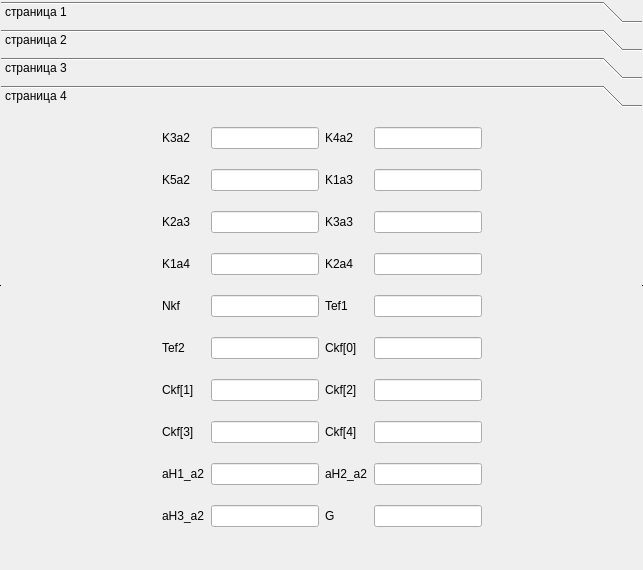
<?xml version="1.0" encoding="UTF-8"?>
<ui version="4.0">
 <class>ParamTable</class>
 <widget class="QToolBox" name="ParamTable">
  <property name="enabled">
   <bool>true</bool>
  </property>
  <property name="geometry">
   <rect>
    <x>0</x>
    <y>0</y>
    <width>643</width>
    <height>570</height>
   </rect>
  </property>
  <property name="windowTitle">
   <string>ToolBox</string>
  </property>
  <property name="toolTip">
   <string>&lt;html&gt;&lt;head/&gt;&lt;body&gt;&lt;p&gt;&lt;br/&gt;&lt;/p&gt;&lt;p&gt;&lt;br/&gt;&lt;/p&gt;&lt;/body&gt;&lt;/html&gt;</string>
  </property>
  <property name="frameShape">
   <enum>QFrame::HLine</enum>
  </property>
  <property name="currentIndex">
   <number>3</number>
  </property>
  <widget class="QWidget" name="page_01">
   <property name="geometry">
    <rect>
     <x>0</x>
     <y>0</y>
     <width>641</width>
     <height>444</height>
    </rect>
   </property>
   <attribute name="label">
    <string>страница 1</string>
   </attribute>
   <widget class="QWidget" name="verticalLayoutWidget">
    <property name="geometry">
     <rect>
      <x>10</x>
      <y>0</y>
      <width>621</width>
      <height>431</height>
     </rect>
    </property>
    <layout class="QHBoxLayout" name="horizontalLayout">
     <item>
      <spacer name="horizontalSpacer_2">
       <property name="orientation">
        <enum>Qt::Horizontal</enum>
       </property>
       <property name="sizeHint" stdset="0">
        <size>
         <width>40</width>
         <height>20</height>
        </size>
       </property>
      </spacer>
     </item>
     <item>
      <layout class="QGridLayout" name="gridLayout">
       <item row="3" column="2">
        <widget class="QLineEdit" name="lineEdit_05"/>
       </item>
       <item row="5" column="0">
        <widget class="QLabel" name="label_5">
         <property name="text">
          <string>K2t1c</string>
         </property>
        </widget>
       </item>
       <item row="7" column="0">
        <widget class="QLabel" name="label_7">
         <property name="text">
          <string>K2t2</string>
         </property>
        </widget>
       </item>
       <item row="2" column="4">
        <widget class="QLineEdit" name="lineEdit_04"/>
       </item>
       <item row="6" column="0">
        <widget class="QLabel" name="label_6">
         <property name="text">
          <string>K2t1c</string>
         </property>
        </widget>
       </item>
       <item row="8" column="0">
        <widget class="QLabel" name="label_8">
         <property name="text">
          <string>K2t2c</string>
         </property>
        </widget>
       </item>
       <item row="4" column="4">
        <widget class="QLineEdit" name="lineEdit_08"/>
       </item>
       <item row="3" column="0">
        <widget class="QLabel" name="label_3">
         <property name="text">
          <string>CF1</string>
         </property>
        </widget>
       </item>
       <item row="10" column="4">
        <widget class="QLineEdit" name="lineEdit_20"/>
       </item>
       <item row="2" column="0">
        <widget class="QLabel" name="label">
         <property name="text">
          <string>a3*</string>
         </property>
        </widget>
       </item>
       <item row="7" column="4">
        <widget class="QLineEdit" name="lineEdit_14"/>
       </item>
       <item row="3" column="4">
        <widget class="QLineEdit" name="lineEdit_06"/>
       </item>
       <item row="2" column="3">
        <widget class="QLabel" name="label_12">
         <property name="text">
          <string>0</string>
         </property>
        </widget>
       </item>
       <item row="5" column="4">
        <widget class="QLineEdit" name="lineEdit_10"/>
       </item>
       <item row="8" column="4">
        <widget class="QLineEdit" name="lineEdit_16"/>
       </item>
       <item row="10" column="0">
        <widget class="QLabel" name="label_10">
         <property name="text">
          <string>Ct</string>
         </property>
        </widget>
       </item>
       <item row="9" column="0">
        <widget class="QLabel" name="label_9">
         <property name="text">
          <string>Tmax,C</string>
         </property>
        </widget>
       </item>
       <item row="9" column="4">
        <widget class="QLineEdit" name="lineEdit_18"/>
       </item>
       <item row="6" column="4">
        <widget class="QLineEdit" name="lineEdit_12"/>
       </item>
       <item row="4" column="0">
        <widget class="QLabel" name="label_4">
         <property name="text">
          <string>CF3</string>
         </property>
        </widget>
       </item>
       <item row="6" column="2">
        <widget class="QLineEdit" name="lineEdit_11"/>
       </item>
       <item row="8" column="2">
        <widget class="QLineEdit" name="lineEdit_15"/>
       </item>
       <item row="4" column="2">
        <widget class="QLineEdit" name="lineEdit_07"/>
       </item>
       <item row="10" column="2">
        <widget class="QLineEdit" name="lineEdit_19"/>
       </item>
       <item row="5" column="2">
        <widget class="QLineEdit" name="lineEdit_09"/>
       </item>
       <item row="9" column="2">
        <widget class="QLineEdit" name="lineEdit_17"/>
       </item>
       <item row="7" column="2">
        <widget class="QLineEdit" name="lineEdit_13"/>
       </item>
       <item row="2" column="2">
        <widget class="QLineEdit" name="lineEdit_03"/>
       </item>
       <item row="4" column="3">
        <widget class="QLabel" name="label_14">
         <property name="text">
          <string>K1t1</string>
         </property>
        </widget>
       </item>
       <item row="3" column="3">
        <widget class="QLabel" name="label_13">
         <property name="text">
          <string>CF2</string>
         </property>
        </widget>
       </item>
       <item row="5" column="3">
        <widget class="QLabel" name="label_15">
         <property name="text">
          <string>K1t1c</string>
         </property>
        </widget>
       </item>
       <item row="6" column="3">
        <widget class="QLabel" name="label_16">
         <property name="text">
          <string>K1t2</string>
         </property>
        </widget>
       </item>
       <item row="8" column="3">
        <widget class="QLabel" name="label_18">
         <property name="text">
          <string>Tmin,C</string>
         </property>
        </widget>
       </item>
       <item row="7" column="3">
        <widget class="QLabel" name="label_17">
         <property name="text">
          <string>K1t2c</string>
         </property>
        </widget>
       </item>
       <item row="9" column="3">
        <widget class="QLabel" name="label_19">
         <property name="text">
          <string>T0,C</string>
         </property>
        </widget>
       </item>
       <item row="10" column="3">
        <widget class="QLabel" name="label_20">
         <property name="text">
          <string>Cw</string>
         </property>
        </widget>
       </item>
       <item row="1" column="2">
        <widget class="QLineEdit" name="lineEdit_01"/>
       </item>
       <item row="1" column="3">
        <widget class="QLabel" name="label_11">
         <property name="text">
          <string>Tkf, cт</string>
         </property>
        </widget>
       </item>
       <item row="1" column="0">
        <widget class="QLabel" name="label_2">
         <property name="text">
          <string>Tэф,ст</string>
         </property>
        </widget>
       </item>
       <item row="1" column="4">
        <widget class="QLineEdit" name="lineEdit_02"/>
       </item>
      </layout>
     </item>
     <item>
      <spacer name="horizontalSpacer">
       <property name="orientation">
        <enum>Qt::Horizontal</enum>
       </property>
       <property name="sizeHint" stdset="0">
        <size>
         <width>40</width>
         <height>20</height>
        </size>
       </property>
      </spacer>
     </item>
    </layout>
   </widget>
  </widget>
  <widget class="QWidget" name="page_02">
   <property name="geometry">
    <rect>
     <x>0</x>
     <y>0</y>
     <width>641</width>
     <height>444</height>
    </rect>
   </property>
   <attribute name="label">
    <string>страница 2</string>
   </attribute>
   <widget class="QWidget" name="horizontalLayoutWidget">
    <property name="geometry">
     <rect>
      <x>10</x>
      <y>0</y>
      <width>621</width>
      <height>431</height>
     </rect>
    </property>
    <layout class="QHBoxLayout" name="horizontalLayout_2">
     <item>
      <spacer name="horizontalSpacer_4">
       <property name="orientation">
        <enum>Qt::Horizontal</enum>
       </property>
       <property name="sizeHint" stdset="0">
        <size>
         <width>40</width>
         <height>20</height>
        </size>
       </property>
      </spacer>
     </item>
     <item>
      <layout class="QGridLayout" name="gridLayout_2">
       <item row="2" column="2">
        <widget class="QLineEdit" name="lineEdit_23"/>
       </item>
       <item row="3" column="2">
        <widget class="QLineEdit" name="lineEdit_25"/>
       </item>
       <item row="5" column="0">
        <widget class="QLabel" name="label_21">
         <property name="text">
          <string>aH1[5]</string>
         </property>
        </widget>
       </item>
       <item row="7" column="0">
        <widget class="QLabel" name="label_22">
         <property name="text">
          <string>aH1[9]</string>
         </property>
        </widget>
       </item>
       <item row="2" column="4">
        <widget class="QLineEdit" name="lineEdit_24"/>
       </item>
       <item row="6" column="0">
        <widget class="QLabel" name="label_23">
         <property name="text">
          <string>aH1[7]</string>
         </property>
        </widget>
       </item>
       <item row="8" column="0">
        <widget class="QLabel" name="label_24">
         <property name="text">
          <string>aH2[0]</string>
         </property>
        </widget>
       </item>
       <item row="4" column="4">
        <widget class="QLineEdit" name="lineEdit_28"/>
       </item>
       <item row="10" column="4">
        <widget class="QLineEdit" name="lineEdit_40"/>
       </item>
       <item row="2" column="0">
        <widget class="QLabel" name="label_26">
         <property name="text">
          <string>H0</string>
         </property>
        </widget>
       </item>
       <item row="3" column="0">
        <widget class="QLabel" name="label_25">
         <property name="text">
          <string>aH1[1]</string>
         </property>
        </widget>
       </item>
       <item row="3" column="4">
        <widget class="QLineEdit" name="lineEdit_26"/>
       </item>
       <item row="7" column="4">
        <widget class="QLineEdit" name="lineEdit_34"/>
       </item>
       <item row="5" column="4">
        <widget class="QLineEdit" name="lineEdit_30"/>
       </item>
       <item row="8" column="4">
        <widget class="QLineEdit" name="lineEdit_36"/>
       </item>
       <item row="9" column="4">
        <widget class="QLineEdit" name="lineEdit_38"/>
       </item>
       <item row="10" column="0">
        <widget class="QLabel" name="label_27">
         <property name="text">
          <string>aH2[4]</string>
         </property>
        </widget>
       </item>
       <item row="9" column="0">
        <widget class="QLabel" name="label_28">
         <property name="text">
          <string>aH2[2]</string>
         </property>
        </widget>
       </item>
       <item row="6" column="4">
        <widget class="QLineEdit" name="lineEdit_32"/>
       </item>
       <item row="8" column="2">
        <widget class="QLineEdit" name="lineEdit_35"/>
       </item>
       <item row="4" column="0">
        <widget class="QLabel" name="label_29">
         <property name="text">
          <string>aH1[3]</string>
         </property>
        </widget>
       </item>
       <item row="10" column="2">
        <widget class="QLineEdit" name="lineEdit_39"/>
       </item>
       <item row="5" column="2">
        <widget class="QLineEdit" name="lineEdit_29"/>
       </item>
       <item row="6" column="2">
        <widget class="QLineEdit" name="lineEdit_31"/>
       </item>
       <item row="4" column="2">
        <widget class="QLineEdit" name="lineEdit_27"/>
       </item>
       <item row="7" column="2">
        <widget class="QLineEdit" name="lineEdit_33"/>
       </item>
       <item row="9" column="2">
        <widget class="QLineEdit" name="lineEdit_37"/>
       </item>
       <item row="2" column="3">
        <widget class="QLabel" name="label_30">
         <property name="text">
          <string>aH1[0]</string>
         </property>
        </widget>
       </item>
       <item row="4" column="3">
        <widget class="QLabel" name="label_32">
         <property name="text">
          <string>aH1[4]</string>
         </property>
        </widget>
       </item>
       <item row="3" column="3">
        <widget class="QLabel" name="label_31">
         <property name="text">
          <string>aH1[2]</string>
         </property>
        </widget>
       </item>
       <item row="5" column="3">
        <widget class="QLabel" name="label_33">
         <property name="text">
          <string>aH1[6]</string>
         </property>
        </widget>
       </item>
       <item row="6" column="3">
        <widget class="QLabel" name="label_34">
         <property name="text">
          <string>aH1[8]</string>
         </property>
        </widget>
       </item>
       <item row="7" column="3">
        <widget class="QLabel" name="label_35">
         <property name="text">
          <string>aH[10]</string>
         </property>
        </widget>
       </item>
       <item row="8" column="3">
        <widget class="QLabel" name="label_36">
         <property name="text">
          <string>aH2[1]</string>
         </property>
        </widget>
       </item>
       <item row="9" column="3">
        <widget class="QLabel" name="label_37">
         <property name="text">
          <string>aH2[3]</string>
         </property>
        </widget>
       </item>
       <item row="10" column="3">
        <widget class="QLabel" name="label_38">
         <property name="text">
          <string>aH2[5]</string>
         </property>
        </widget>
       </item>
       <item row="1" column="2">
        <widget class="QLineEdit" name="lineEdit_21"/>
       </item>
       <item row="1" column="3">
        <widget class="QLabel" name="label_39">
         <property name="text">
          <string>Kh</string>
         </property>
        </widget>
       </item>
       <item row="1" column="0">
        <widget class="QLabel" name="label_40">
         <property name="text">
          <string>Kh0</string>
         </property>
        </widget>
       </item>
       <item row="1" column="4">
        <widget class="QLineEdit" name="lineEdit_22"/>
       </item>
      </layout>
     </item>
     <item>
      <spacer name="horizontalSpacer_3">
       <property name="orientation">
        <enum>Qt::Horizontal</enum>
       </property>
       <property name="sizeHint" stdset="0">
        <size>
         <width>40</width>
         <height>20</height>
        </size>
       </property>
      </spacer>
     </item>
    </layout>
   </widget>
  </widget>
  <widget class="QWidget" name="page_03">
   <property name="geometry">
    <rect>
     <x>0</x>
     <y>0</y>
     <width>641</width>
     <height>444</height>
    </rect>
   </property>
   <attribute name="label">
    <string>страница 3</string>
   </attribute>
   <widget class="QWidget" name="horizontalLayoutWidget_2">
    <property name="geometry">
     <rect>
      <x>10</x>
      <y>0</y>
      <width>621</width>
      <height>431</height>
     </rect>
    </property>
    <layout class="QHBoxLayout" name="horizontalLayout_3">
     <item>
      <spacer name="horizontalSpacer_6">
       <property name="orientation">
        <enum>Qt::Horizontal</enum>
       </property>
       <property name="sizeHint" stdset="0">
        <size>
         <width>40</width>
         <height>20</height>
        </size>
       </property>
      </spacer>
     </item>
     <item>
      <layout class="QGridLayout" name="gridLayout_3">
       <item row="3" column="2">
        <widget class="QLineEdit" name="lineEdit_45"/>
       </item>
       <item row="5" column="0">
        <widget class="QLabel" name="label_41">
         <property name="text">
          <string>aH3[3]</string>
         </property>
        </widget>
       </item>
       <item row="7" column="0">
        <widget class="QLabel" name="label_42">
         <property name="text">
          <string>aH3[7]</string>
         </property>
        </widget>
       </item>
       <item row="2" column="4">
        <widget class="QLineEdit" name="lineEdit_44"/>
       </item>
       <item row="6" column="0">
        <widget class="QLabel" name="label_43">
         <property name="text">
          <string>aH3[5]</string>
         </property>
        </widget>
       </item>
       <item row="8" column="0">
        <widget class="QLabel" name="label_44">
         <property name="text">
          <string>aH3[9]</string>
         </property>
        </widget>
       </item>
       <item row="4" column="4">
        <widget class="QLineEdit" name="lineEdit_48"/>
       </item>
       <item row="10" column="4">
        <widget class="QLineEdit" name="lineEdit_60"/>
       </item>
       <item row="3" column="0">
        <widget class="QLabel" name="label_45">
         <property name="text">
          <string>aH2[10]</string>
         </property>
        </widget>
       </item>
       <item row="2" column="0">
        <widget class="QLabel" name="label_46">
         <property name="text">
          <string>aH2[8]</string>
         </property>
        </widget>
       </item>
       <item row="7" column="4">
        <widget class="QLineEdit" name="lineEdit_54"/>
       </item>
       <item row="3" column="4">
        <widget class="QLineEdit" name="lineEdit_46"/>
       </item>
       <item row="8" column="4">
        <widget class="QLineEdit" name="lineEdit_56"/>
       </item>
       <item row="5" column="4">
        <widget class="QLineEdit" name="lineEdit_50"/>
       </item>
       <item row="10" column="0">
        <widget class="QLabel" name="label_47">
         <property name="text">
          <string>K1a2</string>
         </property>
        </widget>
       </item>
       <item row="9" column="4">
        <widget class="QLineEdit" name="lineEdit_58"/>
       </item>
       <item row="6" column="4">
        <widget class="QLineEdit" name="lineEdit_52"/>
       </item>
       <item row="9" column="0">
        <widget class="QLabel" name="label_48">
         <property name="text">
          <string>K2w</string>
         </property>
        </widget>
       </item>
       <item row="4" column="0">
        <widget class="QLabel" name="label_49">
         <property name="text">
          <string>aH3[1]</string>
         </property>
        </widget>
       </item>
       <item row="8" column="2">
        <widget class="QLineEdit" name="lineEdit_55"/>
       </item>
       <item row="10" column="2">
        <widget class="QLineEdit" name="lineEdit_59"/>
       </item>
       <item row="6" column="2">
        <widget class="QLineEdit" name="lineEdit_51"/>
       </item>
       <item row="4" column="2">
        <widget class="QLineEdit" name="lineEdit_47"/>
       </item>
       <item row="5" column="2">
        <widget class="QLineEdit" name="lineEdit_49"/>
       </item>
       <item row="9" column="2">
        <widget class="QLineEdit" name="lineEdit_57"/>
       </item>
       <item row="7" column="2">
        <widget class="QLineEdit" name="lineEdit_53"/>
       </item>
       <item row="2" column="2">
        <widget class="QLineEdit" name="lineEdit_43"/>
       </item>
       <item row="2" column="3">
        <widget class="QLabel" name="label_50">
         <property name="text">
          <string>aH2[9]</string>
         </property>
        </widget>
       </item>
       <item row="3" column="3">
        <widget class="QLabel" name="label_51">
         <property name="text">
          <string>aH3[0]</string>
         </property>
        </widget>
       </item>
       <item row="4" column="3">
        <widget class="QLabel" name="label_52">
         <property name="text">
          <string>aH3[2]</string>
         </property>
        </widget>
       </item>
       <item row="5" column="3">
        <widget class="QLabel" name="label_53">
         <property name="text">
          <string>aH3[4]</string>
         </property>
        </widget>
       </item>
       <item row="6" column="3">
        <widget class="QLabel" name="label_54">
         <property name="text">
          <string>aH3[6]</string>
         </property>
        </widget>
       </item>
       <item row="7" column="3">
        <widget class="QLabel" name="label_55">
         <property name="text">
          <string>aH3[8]</string>
         </property>
        </widget>
       </item>
       <item row="8" column="3">
        <widget class="QLabel" name="label_56">
         <property name="text">
          <string>aH3[10]</string>
         </property>
        </widget>
       </item>
       <item row="9" column="3">
        <widget class="QLabel" name="label_57">
         <property name="text">
          <string>K3w</string>
         </property>
        </widget>
       </item>
       <item row="10" column="3">
        <widget class="QLabel" name="label_58">
         <property name="text">
          <string>K2a2</string>
         </property>
        </widget>
       </item>
       <item row="1" column="2">
        <widget class="QLineEdit" name="lineEdit_41"/>
       </item>
       <item row="1" column="3">
        <widget class="QLabel" name="label_59">
         <property name="text">
          <string>aH2[7]</string>
         </property>
        </widget>
       </item>
       <item row="1" column="0">
        <widget class="QLabel" name="label_60">
         <property name="text">
          <string>aH2[6]</string>
         </property>
        </widget>
       </item>
       <item row="1" column="4">
        <widget class="QLineEdit" name="lineEdit_42"/>
       </item>
      </layout>
     </item>
     <item>
      <spacer name="horizontalSpacer_5">
       <property name="orientation">
        <enum>Qt::Horizontal</enum>
       </property>
       <property name="sizeHint" stdset="0">
        <size>
         <width>40</width>
         <height>20</height>
        </size>
       </property>
      </spacer>
     </item>
    </layout>
   </widget>
  </widget>
  <widget class="QWidget" name="page_04">
   <property name="geometry">
    <rect>
     <x>0</x>
     <y>0</y>
     <width>641</width>
     <height>444</height>
    </rect>
   </property>
   <attribute name="label">
    <string>страница 4</string>
   </attribute>
   <widget class="QWidget" name="horizontalLayoutWidget_3">
    <property name="geometry">
     <rect>
      <x>10</x>
      <y>0</y>
      <width>621</width>
      <height>431</height>
     </rect>
    </property>
    <layout class="QHBoxLayout" name="horizontalLayout_4">
     <item>
      <spacer name="horizontalSpacer_8">
       <property name="orientation">
        <enum>Qt::Horizontal</enum>
       </property>
       <property name="sizeHint" stdset="0">
        <size>
         <width>40</width>
         <height>20</height>
        </size>
       </property>
      </spacer>
     </item>
     <item>
      <layout class="QGridLayout" name="gridLayout_4">
       <item row="4" column="4">
        <widget class="QLineEdit" name="lineEdit_68"/>
       </item>
       <item row="10" column="4">
        <widget class="QLineEdit" name="lineEdit_80"/>
       </item>
       <item row="3" column="2">
        <widget class="QLineEdit" name="lineEdit_65"/>
       </item>
       <item row="5" column="0">
        <widget class="QLabel" name="label_61">
         <property name="text">
          <string>Nkf</string>
         </property>
        </widget>
       </item>
       <item row="7" column="0">
        <widget class="QLabel" name="label_62">
         <property name="text">
          <string>Ckf[1]</string>
         </property>
        </widget>
       </item>
       <item row="2" column="4">
        <widget class="QLineEdit" name="lineEdit_64"/>
       </item>
       <item row="6" column="0">
        <widget class="QLabel" name="label_63">
         <property name="text">
          <string>Tef2</string>
         </property>
        </widget>
       </item>
       <item row="8" column="0">
        <widget class="QLabel" name="label_64">
         <property name="text">
          <string>Ckf[3]</string>
         </property>
        </widget>
       </item>
       <item row="3" column="0">
        <widget class="QLabel" name="label_65">
         <property name="text">
          <string>K2a3</string>
         </property>
        </widget>
       </item>
       <item row="2" column="0">
        <widget class="QLabel" name="label_66">
         <property name="text">
          <string>K5a2</string>
         </property>
        </widget>
       </item>
       <item row="7" column="4">
        <widget class="QLineEdit" name="lineEdit_74"/>
       </item>
       <item row="3" column="4">
        <widget class="QLineEdit" name="lineEdit_66"/>
       </item>
       <item row="5" column="4">
        <widget class="QLineEdit" name="lineEdit_70"/>
       </item>
       <item row="8" column="4">
        <widget class="QLineEdit" name="lineEdit_76"/>
       </item>
       <item row="9" column="4">
        <widget class="QLineEdit" name="lineEdit_78"/>
       </item>
       <item row="6" column="4">
        <widget class="QLineEdit" name="lineEdit_72"/>
       </item>
       <item row="10" column="0">
        <widget class="QLabel" name="label_67">
         <property name="text">
          <string>aH3_a2</string>
         </property>
        </widget>
       </item>
       <item row="9" column="0">
        <widget class="QLabel" name="label_68">
         <property name="text">
          <string>aH1_a2</string>
         </property>
        </widget>
       </item>
       <item row="4" column="0">
        <widget class="QLabel" name="label_69">
         <property name="text">
          <string>K1a4</string>
         </property>
        </widget>
       </item>
       <item row="8" column="2">
        <widget class="QLineEdit" name="lineEdit_75"/>
       </item>
       <item row="10" column="2">
        <widget class="QLineEdit" name="lineEdit_79"/>
       </item>
       <item row="4" column="2">
        <widget class="QLineEdit" name="lineEdit_67"/>
       </item>
       <item row="5" column="2">
        <widget class="QLineEdit" name="lineEdit_69"/>
       </item>
       <item row="2" column="2">
        <widget class="QLineEdit" name="lineEdit_63"/>
       </item>
       <item row="9" column="2">
        <widget class="QLineEdit" name="lineEdit_77"/>
       </item>
       <item row="7" column="2">
        <widget class="QLineEdit" name="lineEdit_73"/>
       </item>
       <item row="2" column="3">
        <widget class="QLabel" name="label_70">
         <property name="text">
          <string>K1a3</string>
         </property>
        </widget>
       </item>
       <item row="4" column="3">
        <widget class="QLabel" name="label_72">
         <property name="text">
          <string>K2a4</string>
         </property>
        </widget>
       </item>
       <item row="3" column="3">
        <widget class="QLabel" name="label_71">
         <property name="text">
          <string>K3a3</string>
         </property>
        </widget>
       </item>
       <item row="5" column="3">
        <widget class="QLabel" name="label_73">
         <property name="text">
          <string>Tef1</string>
         </property>
        </widget>
       </item>
       <item row="6" column="3">
        <widget class="QLabel" name="label_74">
         <property name="text">
          <string>Ckf[0]</string>
         </property>
        </widget>
       </item>
       <item row="7" column="3">
        <widget class="QLabel" name="label_75">
         <property name="text">
          <string>Ckf[2]</string>
         </property>
        </widget>
       </item>
       <item row="8" column="3">
        <widget class="QLabel" name="label_76">
         <property name="text">
          <string>Ckf[4]</string>
         </property>
        </widget>
       </item>
       <item row="9" column="3">
        <widget class="QLabel" name="label_77">
         <property name="text">
          <string>aH2_a2</string>
         </property>
        </widget>
       </item>
       <item row="10" column="3">
        <widget class="QLabel" name="label_78">
         <property name="text">
          <string>G</string>
         </property>
        </widget>
       </item>
       <item row="1" column="2">
        <widget class="QLineEdit" name="lineEdit_61"/>
       </item>
       <item row="1" column="3">
        <widget class="QLabel" name="label_79">
         <property name="text">
          <string>K4a2</string>
         </property>
        </widget>
       </item>
       <item row="1" column="0">
        <widget class="QLabel" name="label_80">
         <property name="text">
          <string>K3a2</string>
         </property>
        </widget>
       </item>
       <item row="1" column="4">
        <widget class="QLineEdit" name="lineEdit_62"/>
       </item>
       <item row="6" column="2">
        <widget class="QLineEdit" name="lineEdit_71"/>
       </item>
      </layout>
     </item>
     <item>
      <spacer name="horizontalSpacer_7">
       <property name="orientation">
        <enum>Qt::Horizontal</enum>
       </property>
       <property name="sizeHint" stdset="0">
        <size>
         <width>40</width>
         <height>20</height>
        </size>
       </property>
      </spacer>
     </item>
    </layout>
   </widget>
  </widget>
 </widget>
 <resources/>
 <connections/>
</ui>
